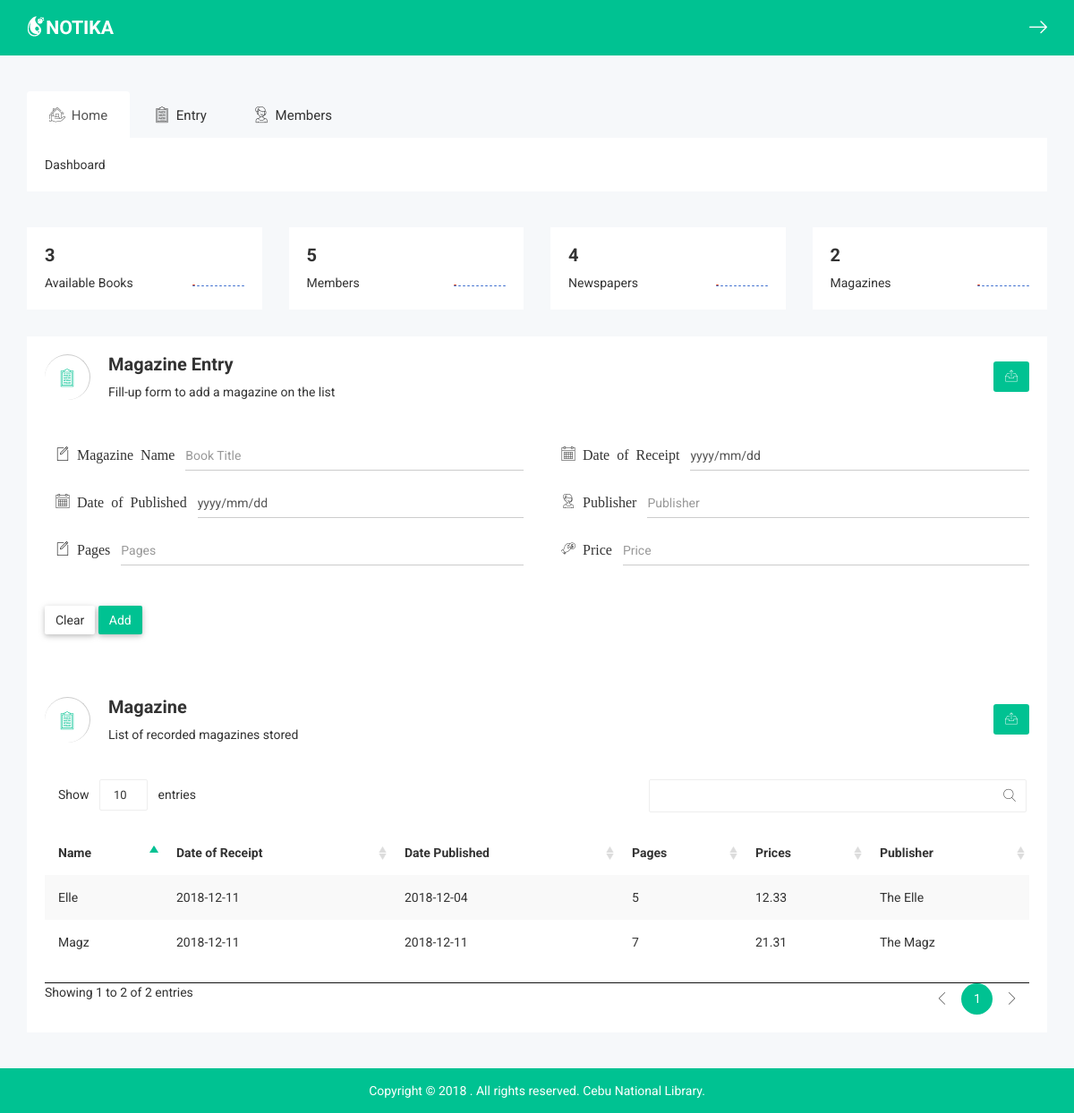
Page /magazine.php (signed in) on the committed database.
### tables this page shows
CREATE TABLE `magazines` (
  `magazines` int(10) NOT NULL,
  `name` varchar(100) DEFAULT NULL,
  `date_of_receipt` date DEFAULT NULL,
  `date_published` date DEFAULT NULL,
  `pages` int(11) DEFAULT NULL,
  `price` decimal(10,2) DEFAULT '0.00',
  `publisher` varchar(140) DEFAULT NULL
);

### class/Magazines.php (called while the page is built, shortened)
<?php
class Magazines {
   public static function getAllMagazines(){
        try{
            $con = new PDO( DB_DSN, DB_USERNAME, DB_PASSWORD );
            $con->setAttribute( PDO::ATTR_ERRMODE, PDO::ERRMODE_EXCEPTION );
            $sql = "SELECT * FROM ".DB_MAGAZINE_TBL;
            $stmt = $con->prepare( $sql );
            $stmt->execute();
            if ($stmt->rowCount() > 0) {
                return $stmt->fetchAll(PDO::FETCH_ASSOC);
            }else return null;
        }catch (PDOException $e) {
            return $e->getMessage();
        }
   }
}
?>

### magazine.php (the view, shortened to what this page needs)
<?php
$currDir = dirname(__FILE__);
include_once("{$currDir}/class/Magazines.php");
include_once("{$currDir}/layout/header.php");
$magazines = Magazines::getAllMagazines();
?>
<div class="notika-email-post-area mg-tb-30">
    <div class="container">
        <div class="row">
            <div class="col-lg-12 col-md-12 col-sm-12 col-xs-12">
                <div class="breadcomb-list">
                    <div class="row">
                        <div class="col-lg-6 col-md-6 col-sm-6 col-xs-12">
                            <div class="breadcomb-wp">
                                <div class="breadcomb-icon">
                                    <i class="notika-icon notika-form"></i>
                                </div>
                                <div class="breadcomb-ctn">
                                    <h2>Magazine Entry</h2>
                                    <p>Fill-up form to add a magazine on the list</p>
                                </div>
                            </div>
                        </div>
                        <div class="col-lg-6 col-md-6 col-sm-6 col-xs-3">
                            <div class="breadcomb-report">
                                <button data-toggle="tooltip" data-placement="left" title="" class="btn waves-effect" data-original-title="Download Report"><i class="notika-icon notika-sent"></i></button>
                            </div>
                        </div>
                    </div>
                </div>
            </div>
            <div class="col-lg-12 col-md-12 col-sm-12 col-xs-12 loan">
                <div class="form-element-list">
                    <form action="./services/ajaxGetBookDetails.php" method="post" class="add-magazine-form">
                        <div class="row">
                            <div class="col-lg-6 col-md-6 col-sm-6 col-xs-12">
                                <div class="form-group ic-cmp-int">
                                    <div class="form-ic-cmp">
                                        <i class="notika-icon notika-edit"> Magazine Name</i>
                                    </div>
                                    <div class="nk-int-st">
                                        <input type="text" class="form-control type name" name="name" placeholder="Book Title" required>
                                    </div>
                                </div>
                            </div>
                            <div class="col-lg-6 col-md-6 col-sm-6 col-xs-12">
                                <div class="form-group nk-datapk-ctm form-elet-mg ic-cmp-int" id="data_1">
                                    <div class="form-ic-cmp">
                                        <i class="notika-icon notika-calendar"> Date of Receipt </i>
                                    </div>
                                    <div class="input-group date nk-int-st">
                                        <input type="text" class="form-control" name="date_of_receipt" value="yyyy/mm/dd">
                                    </div>
                                </div>
                            </div>
                        </div>
                        <div class="row">
                            <div class="col-lg-6 col-md-6 col-sm-6 col-xs-12">
                                <div class="form-group nk-datapk-ctm form-elet-mg ic-cmp-int" id="data_1">
                                    <div class="form-ic-cmp">
                                        <i class="notika-icon notika-calendar"> Date of Published </i>
                                    </div>
                                    <div class="input-group date nk-int-st">
                                        <input type="text" class="form-control" name="date_published" value="yyyy/mm/dd">
                                    </div>
                                </div>
                            </div>
                            <div class="col-lg-6 col-md-6 col-sm-6 col-xs-12">
                                <div class="form-group ic-cmp-int">
                                    <div class="form-ic-cmp">
                                        <i class="notika-icon notika-support"> Publisher</i>
                                    </div>
                                    <div class="nk-int-st">
                                        <input type="text" class="form-control" name="publisher" placeholder="Publisher">
                                    </div>
                                </div>
                            </div>
                        </div>
                        <div class="row">
                            <div class="col-lg-6 col-md-6 col-sm-6 col-xs-12">
                                <div class="form-group ic-cmp-int">
                                    <div class="form-ic-cmp">
                                        <i class="notika-icon notika-edit"> Pages</i>
                                    </div>
                                    <div class="nk-int-st">
                                        <input type="number" class="form-control" name ="pages" placeholder="Pages">
                                    </div>
                                </div>
                            </div>
                            <div class="col-lg-6 col-md-6 col-sm-6 col-xs-12">
                                <div class="form-group ic-cmp-int">
                                    <div class="form-ic-cmp">
                                        <i class="notika-icon notika-dollar"> Price</i>
                                    </div>
                                    <div class="nk-int-st">
                                        <input type="text" class="form-control price" name ="price" placeholder="Price" data-mask="99.99" >
                                    </div>
                                </div>
                            </div>
                        </div>
                        <div class="btn-list mg-tb-30">
                            <button class="btn btn-default btn-clear notika-btn-default waves-effect">Clear</button>
                            <button class="btn btn-success btn-save notika-btn-success waves-effect" type="submit">Add</button>
                        </div>
                    </form>
                </div>
            </div>
            <div class="col-lg-12 col-md-12 col-sm-12 col-xs-12">
                <div class="breadcomb-list">
                    <div class="row">
                        <div class="col-lg-6 col-md-6 col-sm-6 col-xs-12">
                            <div class="breadcomb-wp">
                                <div class="breadcomb-icon">
                                    <i class="notika-icon notika-form"></i>
                                </div>
                                <div class="breadcomb-ctn">
                                    <h2>Magazine</h2>
                                    <p>List of recorded magazines stored</p>
                                </div>
                            </div>
                        </div>
                        <div class="col-lg-6 col-md-6 col-sm-6 col-xs-3">
                            <div class="breadcomb-report">
                                <button data-toggle="tooltip" data-placement="left" title="" class="btn waves-effect" data-original-title="Download Report"><i class="notika-icon notika-sent"></i></button>
                            </div>
                        </div>
                    </div>
                </div>
            </div>
            <div class="col-lg-12 col-md-12 col-sm-12 col-xs-12">
                <div class="data-table-list">
                    <div class="table-responsive">
                        <table id="data-table-basic" class="table table-striped">
                            <thead>
                            <tr>
                                <th>Name</th>
                                <th>Date of Receipt</th>
                                <th>Date Published</th>
                                <th>Pages</th>
                                <th>Prices</th>
                                <th>Publisher</th>
                            </tr>
                            </thead>
                            <tbody>
                            <?php
                            if(count($magazines)> 0){
                                foreach ($magazines as $k=>$row) {
                                    echo "<tr>
                                                    <td>".ucwords($row['name'])."</td>
                                                    <td>".$row['date_of_receipt']."</td>
                                                    <td>".$row['date_published']."</td>
                                                    <td>".$row['pages']."</td>
                                                    <td>".$row['price']."</td>
                                                    <td>".$row['publisher']."</td>
                                                </tr>";
                                }
                            }else{
                                echo "<tr colspan='7'>No Magazines Found</tr>";
                            }
                            ?>
                            </tbody>
                        </table>
                    </div>
                </div>
            </div>
        </div>
    </div>
</div>
<?php
include_once("{$currDir}/layout/footer.php"); ?>
</body>
</html>

### css/wave/button.css (style rules this page uses)
.btn-default.notika-btn-default, .btn-info.notika-btn-info, .btn-primary.notika-btn-primary, .btn-success.notika-btn-success, .btn-warning.notika-btn-warning, .btn-danger.notika-btn-danger { box-shadow: 0 2px 5px rgba(0,0,0,.16), 0 2px 10px rgba(0,0,0,.12); border:none; outline:none !important; border-radius:2px; font-size:14px; }
.btn-default.notika-btn-default { background-color: #fff; }
.btn-success.notika-btn-success, .btn-success.success-icon-notika { background-color: #00c292; }

### css/main.css (style rules this page uses)
html { color: #222; font-size: 1em; line-height: 1.4; }

### rows in the picture
magazines: name "Elle", date_of_receipt "2018-12-11", date_published "2018-12-04", pages "5", price "12.33", publisher "The Elle"
magazines: name "Magz", date_of_receipt "2018-12-11", date_published "2018-12-11", pages "7", price "21.31", publisher "The Magz"

### other values in the picture
count($books) "3"
count($members) "5"
count($newspapers) "4"
count($magazines) "2"
